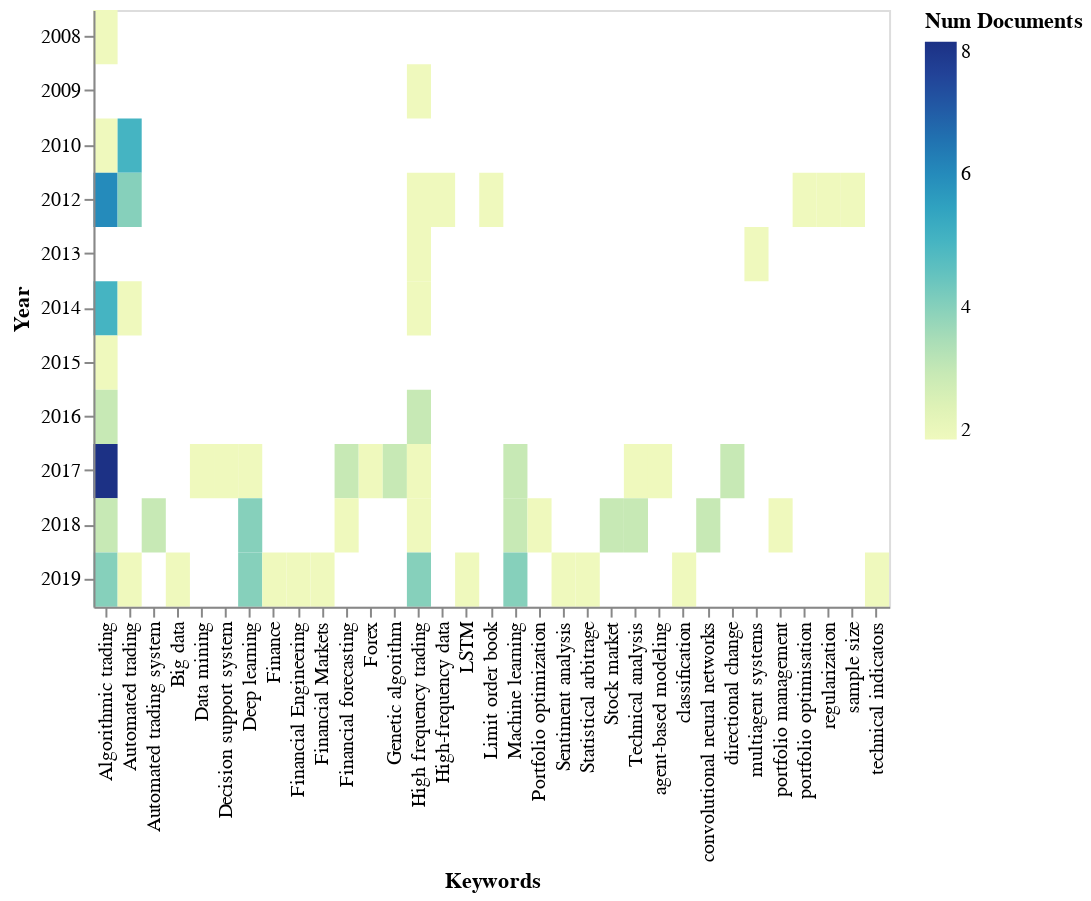

Notebook code cell kept with this figure:
### Code cell
from techMiner import alt_heatmap

alt_heatmap(
    termByTerm( 
        df=records, 
        termA='Keywords', 
        termB='Year', 
        sepA=';', 
        sepB=None, 
        minmax=(2,8)))

### Figure 1 — Vega-Lite specification as saved in the notebook (floating-point values rounded to 4 significant figures)
{"$schema": "https://vega.github.io/schema/vega-lite/v3.4.0.json", "config": {"mark": {"tooltip": null}, "view": {"height": 300, "width": 400}}, "data": {"name": "data-91c2203e13d7aaa009d59d64ea322ac5"}, "datasets": {"data-91c2203e13d7aaa009d59d64ea322ac5": [{"Keywords": "Algorithmic trading", "Num Documents": 2, "Year": 2008}, {"Keywords": "Algorithmic trading", "Num Documents": 2, "Year": 2010}, {"Keywords": "Algorithmic trading", "Num Documents": 6, "Year": 2012}, {"Keywords": "Algorithmic trading", "Num Documents": 5, "Year": 2014}, {"Keywords": "Algorithmic trading", "Num Documents": 2, "Year": 2015}, {"Keywords": "Algorithmic trading", "Num Documents": 3, "Year": 2016}, {"Keywords": "Algorithmic trading", "Num Documents": 8, "Year": 2017}, {"Keywords": "Algorithmic trading", "Num Documents": 3, "Year": 2018}, {"Keywords": "Algorithmic trading", "Num Documents": 4, "Year": 2019}, {"Keywords": "Automated trading", "Num Documents": 5, "Year": 2010}, {"Keywords": "Automated trading", "Num Documents": 4, "Year": 2012}, {"Keywords": "Automated trading", "Num Documents": 2, "Year": 2014}, {"Keywords": "Automated trading", "Num Documents": 2, "Year": 2019}, {"Keywords": "Automated trading system", "Num Documents": 3, "Year": 2018}, {"Keywords": "Big data", "Num Documents": 2, "Year": 2019}, {"Keywords": "Data mining", "Num Documents": 2, "Year": 2017}, {"Keywords": "Decision support system", "Num Documents": 2, "Year": 2017}, {"Keywords": "Deep learning", "Num Documents": 2, "Year": 2017}, {"Keywords": "Deep learning", "Num Documents": 4, "Year": 2018}, {"Keywords": "Deep learning", "Num Documents": 4, "Year": 2019}, {"Keywords": "Finance", "Num Documents": 2, "Year": 2019}, {"Keywords": "Financial Engineering", "Num Documents": 2, "Year": 2019}, {"Keywords": "Financial Markets", "Num Documents": 2, "Year": 2019}, {"Keywords": "Financial forecasting", "Num Documents": 3, "Year": 2017}, {"Keywords": "Financial forecasting", "Num Documents": 2, "Year": 2018}, {"Keywords": "Forex", "Num Documents": 2, "Year": 2017}, {"Keywords": "Genetic algorithm", "Num Documents": 3, "Year": 2017}, {"Keywords": "High frequency trading", "Num Documents": 2, "Year": 2009}, {"Keywords": "High frequency trading", "Num Documents": 2, "Year": 2012}, {"Keywords": "High frequency trading", "Num Documents": 2, "Year": 2013}, {"Keywords": "High frequency trading", "Num Documents": 2, "Year": 2014}, {"Keywords": "High frequency trading", "Num Documents": 3, "Year": 2016}, {"Keywords": "High frequency trading", "Num Documents": 2, "Year": 2017}, {"Keywords": "High frequency trading", "Num Documents": 2, "Year": 2018}, {"Keywords": "High frequency trading", "Num Documents": 4, "Year": 2019}, {"Keywords": "High-frequency data", "Num Documents": 2, "Year": 2012}, {"Keywords": "LSTM", "Num Documents": 2, "Year": 2019}, {"Keywords": "Limit order book", "Num Documents": 2, "Year": 2012}, {"Keywords": "Machine learning", "Num Documents": 3, "Year": 2017}, {"Keywords": "Machine learning", "Num Documents": 3, "Year": 2018}, {"Keywords": "Machine learning", "Num Documents": 4, "Year": 2019}, {"Keywords": "Portfolio optimization", "Num Documents": 2, "Year": 2018}, {"Keywords": "Sentiment analysis", "Num Documents": 2, "Year": 2019}, {"Keywords": "Statistical arbitrage", "Num Documents": 2, "Year": 2019}, {"Keywords": "Stock market", "Num Documents": 3, "Year": 2018}, {"Keywords": "Technical analysis", "Num Documents": 2, "Year": 2017}, {"Keywords": "Technical analysis", "Num Documents": 3, "Year": 2018}, {"Keywords": "agent-based modeling", "Num Documents": 2, "Year": 2017}, {"Keywords": "classification", "Num Documents": 2, "Year": 2019}, {"Keywords": "convolutional neural networks", "Num Documents": 3, "Year": 2018}, {"Keywords": "directional change", "Num Documents": 3, "Year": 2017}, {"Keywords": "multiagent systems", "Num Documents": 2, "Year": 2013}, {"Keywords": "portfolio management", "Num Documents": 2, "Year": 2018}, {"Keywords": "portfolio optimisation", "Num Documents": 2, "Year": 2012}, {"Keywords": "regularization", "Num Documents": 2, "Year": 2012}, {"Keywords": "sample size", "Num Documents": 2, "Year": 2012}, {"Keywords": "technical indicators", "Num Documents": 2, "Year": 2019}]}, "encoding": {"color": {"field": "Num Documents", "type": "quantitative"}, "x": {"field": "Keywords", "type": "ordinal"}, "y": {"field": "Year", "type": "ordinal"}}, "mark": "rect"}
